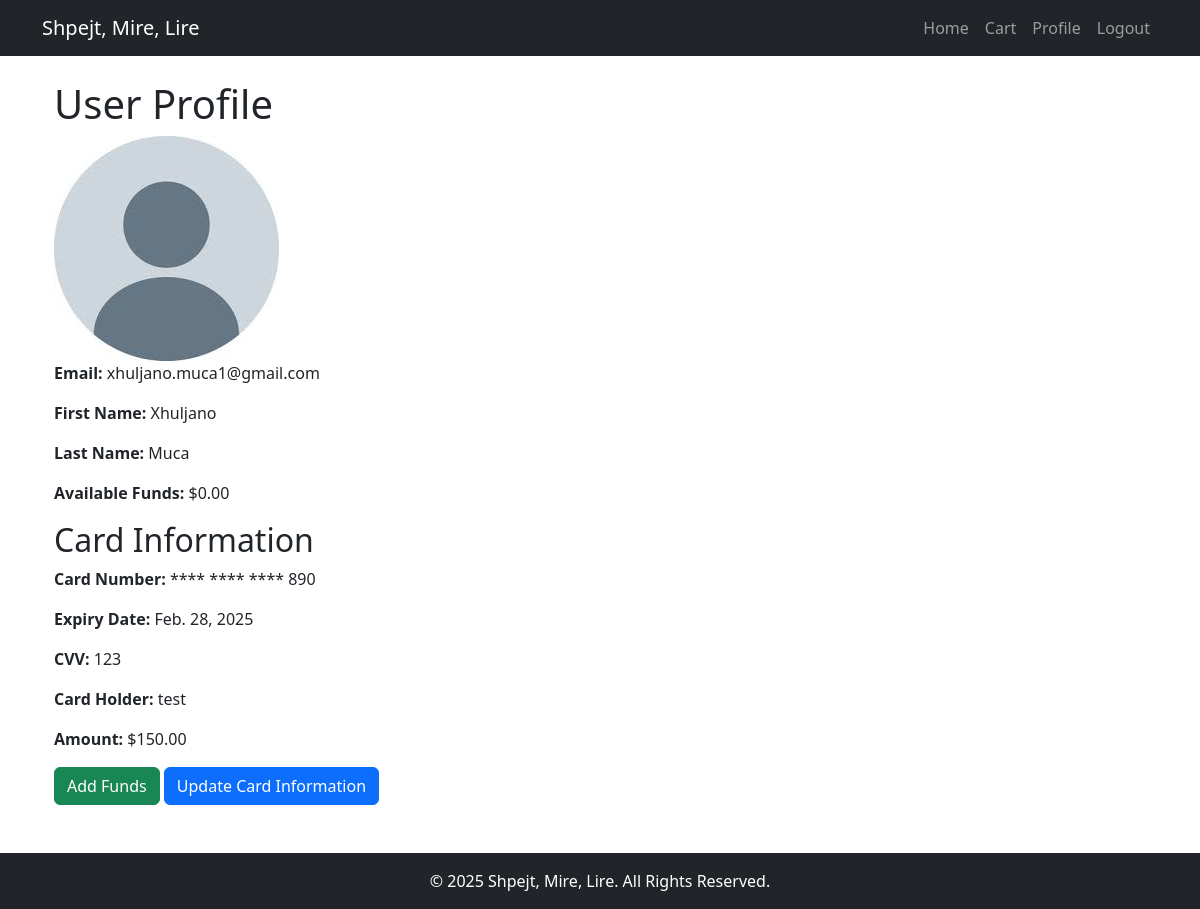
The app's page /profile/ (signed in), older data.
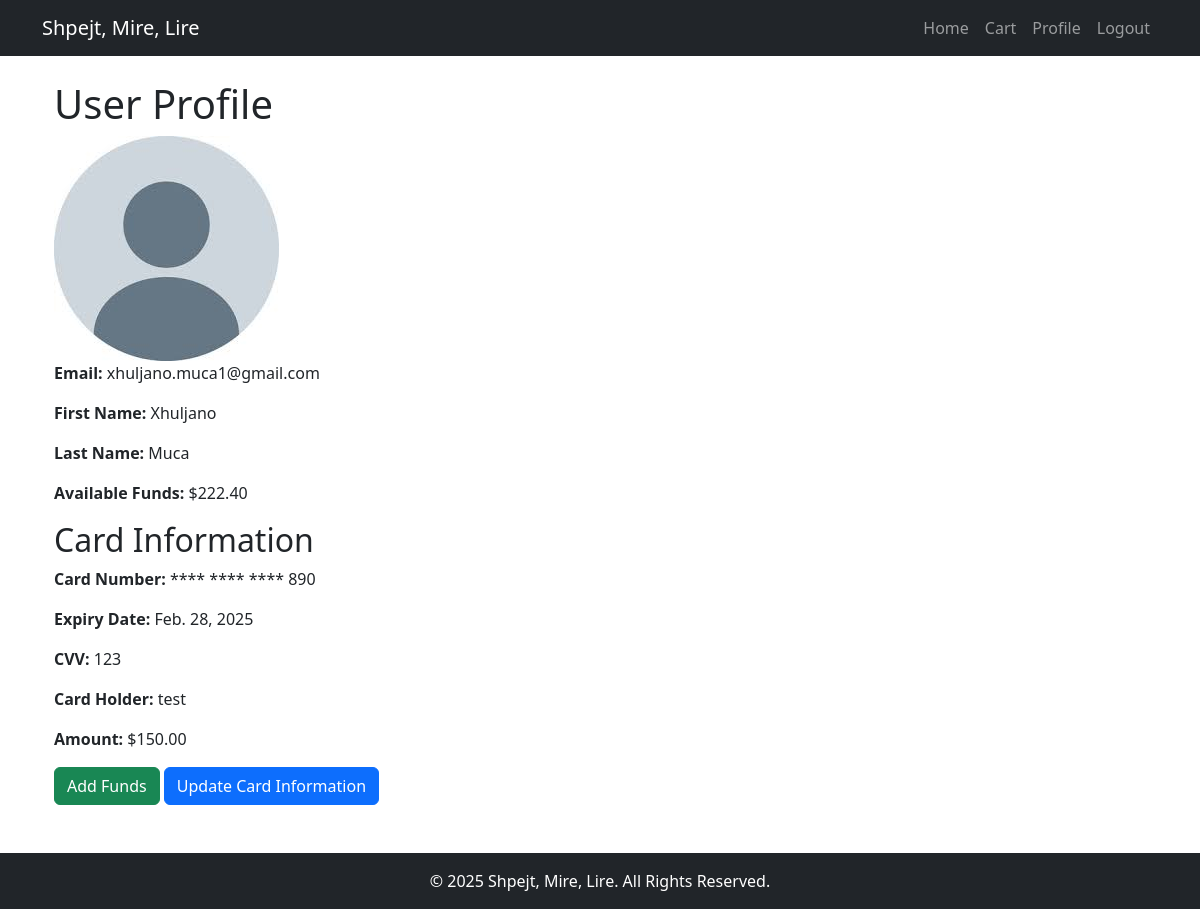
The same page, newer data.
### myapp/models.py (models this page shows)
class Myuser(models.Model):
    user = models.OneToOneField(User, on_delete=models.CASCADE)
    first_name = models.CharField(max_length=255, default='Unknown')
    last_name = models.CharField(max_length=255, default='Unknown')
    email = models.EmailField(unique=True,default='Unknown')
    phone = models.CharField(max_length=255, default='Unknown')
    funds = models.DecimalField(max_digits=10, decimal_places=2, default=0.00)
    address = models.TextField()
    def User(self):
        return self.user

### myapp/views.py (the view, shortened to what this page needs)
# urls.py: path('profile/', views.profile_user, name='profile'),
@login_required
def profile_user(request):
    logger.info(f"Request user: {request.user} (Type: {type(request.user)})")
    myuser, created = Myuser.objects.get_or_create(user=request.user)
    card = Card.objects.filter(user=request.user).first()
    return render(request, 'profile_user.html', {'myuser': myuser, 'card': card})

### myapp/templates/profile_user.html (shortened to what this page needs)
{% extends 'base.html' %}
{% block content %}
    <div class="container">
        <h1>User Profile</h1>
        <img alt="Profile Picture" class="profile-img">
        <div class="user-info">
            <p><strong>Email:</strong> {{ myuser.email }}</p>
            <p><strong>First Name:</strong> {{ myuser.first_name }}</p>
            <p><strong>Last Name:</strong> {{ myuser.last_name }}</p>
            <p><strong>Available Funds:</strong> ${{ myuser.funds|floatformat:2 }}</p>
        </div>
        {% if card %}
        <div class="card-info">
            <h2>Card Information</h2>
            <p><strong>Card Number:</strong> **** **** **** {{ card.card_number|slice:"-3:" }}</p>
            <p><strong>Expiry Date:</strong> {{ card.expiration_date }}</p>
            <p><strong>CVV:</strong> {{ card.cvv }}</p>
            <p><strong>Card Holder:</strong> {{ card.cardholder_name }}</p>
            <p><strong>Amount:</strong> ${{ card.amount|floatformat:2 }}</p>
        </div>
        <a href="{% url 'add_funds' %}" class="btn btn-success">Add Funds</a>
        <a href="{% url 'update_card' %}" class="btn btn-primary">Update Card Information</a>
        {% endif %}
    </div>
{% endblock %}

Row changes from the older to the newer data that the page shows:
changed Myuser "xhuljano.muca1@gmail.com": funds "0.00" → "222.40"
